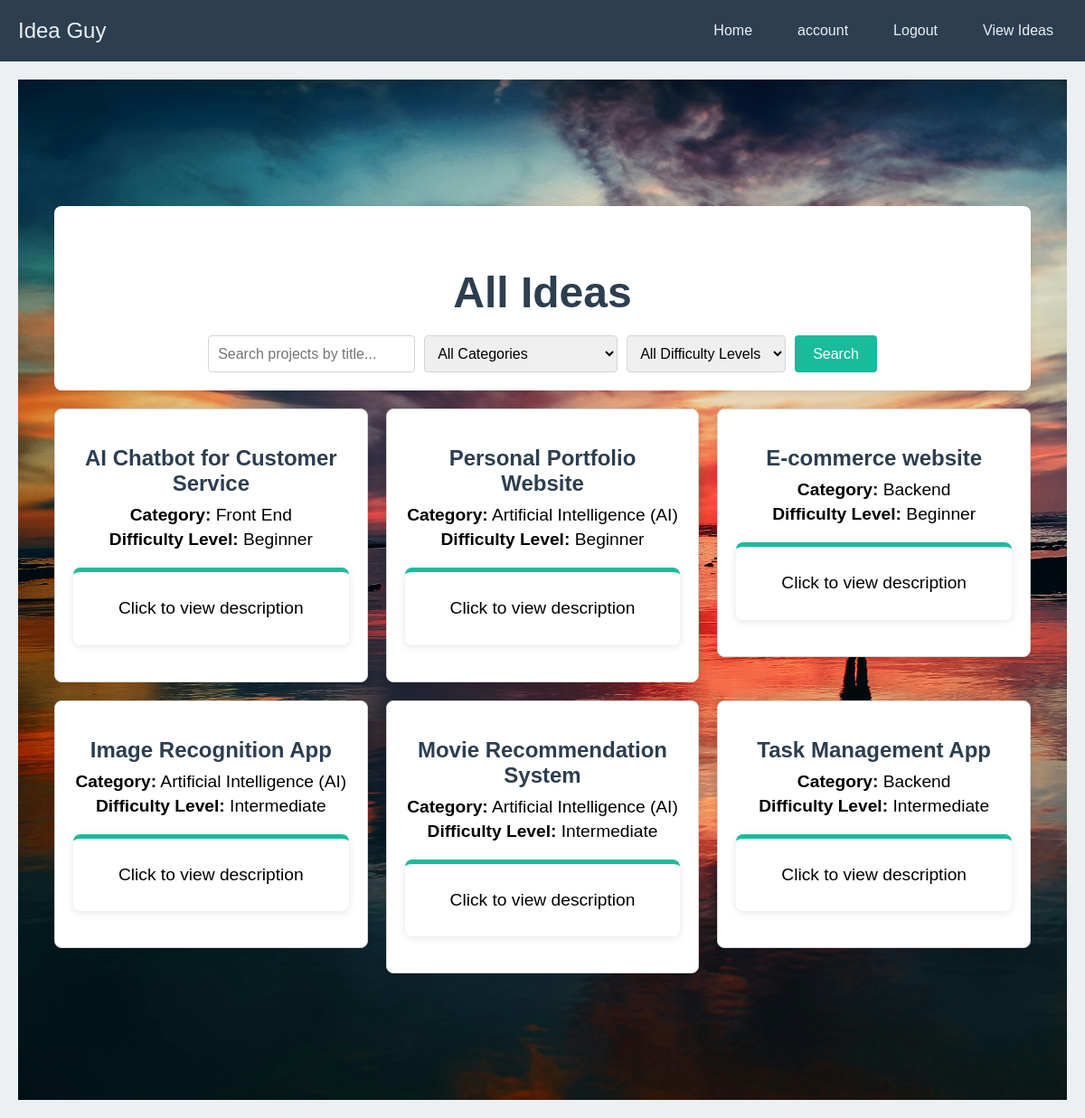
The page /all_ideas (signed in) on the database its author committed.
### the_idea/models.py (models this page shows, shortened)
class Projects(db.Model):
    project_id = db.Column(db.String(20), primary_key=True)
    title = db.Column(db.String(80), nullable=False)
    difficulty_level = db.Column(db.String(50), nullable=False)
    category = db.Column(db.String(50), nullable=False)
    description = db.Column(db.Text, nullable=False)
    category_id = db.Column(db.Integer, db.ForeignKey('categories.category_id'), nullable=False)
    user_id = db.Column(db.String(20), db.ForeignKey('users.id'), nullable=False)
    created_at = db.Column(db.DateTime, default=db.func.current_timestamp())
    updated_at = db.Column(db.DateTime, default=db.func.current_timestamp())

### the_idea/routes.py (the view, shortened to what this page needs)
@app.route('/all_ideas', methods = ['GET', 'POST'])
def all_ideas():
    projects = Projects.query.all()
    categories = Categories.query.all()
    form = SearchForm()
    return render_template('all_ideas.html', projects = projects, form = form, categories=categories, title = 'All Ideas')

### the_idea/forms.py
class SearchForm(FlaskForm):
    search_bar = StringField('Search')
    category_filter = SelectField('Category', choices=[('All Categories','All Categories')] + [(category.category_id, category.category_name) for category in Categories.query.all()], validators=[DataRequired()])
    difficulty_filter = SelectField('Difficulty Level', choices=[('All Difficulty Levels','All Difficulty Levels'), ('Beginner', 'Beginner'), ('Intermediate', 'Intermediate'), ('Advanced', 'Advanced')], validators=[DataRequired()])
    submit = SubmitField('Search')

### the_idea/models.py (called while the page is built)
@login_manager.user_loader
def load_user(user_id):
    return Users.query.get(user_id)

### the_idea/templates/all_ideas.html (shortened to what this page needs)
{% extends "layout.html" %}
{% block content %}
<head>
    <link rel="stylesheet" href="{{ url_for('static', filename='css/all_ideas.css') }}">
</head>
<main>
    <section class="search-container">
        <h1>{{ title }}</h1>
        <form method="POST" action="{{ url_for('all_ideas') }}">
            <div class="search-filters">
                {{ form.search_bar(class="form-control", id="search-bar", placeholder="Search projects by title...") }}
                {{ form.category_filter(class="form-control", id="category-filter") }}
                {{ form.difficulty_filter(class="form-control", id="difficulty-filter") }}
                {{ form.submit(class="btn", id="search-button") }}
            </div>
        </form>
    </section>
    <section class="projects-container">
        {% for project in projects %}
        <a href="{{ url_for('description', project_id=project.project_id) }}" class="project-card-link">
            <article class="project-card">
                <h2>{{ project.title }}</h2>
                <p><strong>Category:</strong> {{ project.category }}</p>
                <p><strong>Difficulty Level:</strong> {{ project.difficulty_level }}</p>
                <div class="project-description-container">
                    <p class="project-description">Click to view description</p>
                </div>
            </article>
        </a>
        {% endfor %}
    </section>
</main>
{% endblock %}

### the_idea/static/css/home.css (style rules this page uses)
body { font-family: Arial, sans-serif; margin: 0; background-color: #ECF0F1; color: #2C3E50; margin-top: auto; }
.hero h1 { font-size: 3em; margin-bottom: 10px; animation: slideInLeft 1s ease-in-out; }
.hero p { font-size: 1.2em; margin-bottom: 20px; animation: slideInRight 1s ease-in-out; }
.btn { background-color: #18BC9C; color: #ECF0F1; padding: 15px 30px; text-decoration: none; border-radius: 5px; font-size: 1.2em; transition: background-color 0.3s; animation: zoomIn 1.5s ease-in-out; }

### the_idea/static/css/all_ideas.css (style rules this page uses)
main { padding: 20px; }
.search-container { max-width: 1200px; margin: 20px auto; background-color: #FFFFFF; border-radius: 8px; box-shadow: 0 2px 10px rgba(0, 0, 0, 0.1); padding: 20px; text-align: center; }
.search-container h1 { margin-bottom: 20px; color: #2C3E50; }
.search-filters { display: flex; flex-wrap: wrap; justify-content: center; gap: 10px; }
.search-filters input, .search-filters select { padding: 10px; border: 1px solid #D5D5D5; border-radius: 4px; font-size: 1em; }
#search-button { padding: 10px 20px; background-color: #18BC9C; color: #FFFFFF; border: none; border-radius: 4px; cursor: pointer; transition: background-color 0.3s; }
.project-description-container { max-width: 1200px; margin: 20px auto; background-color: #FFFFFF; border-radius: 8px; box-shadow: 0 2px 10px rgba(0, 0, 0, 0.1); padding: 20px; border-top: 5px solid #18BC9C; }
.projects-container { max-width: 1200px; margin: 20px auto; display: grid; grid-template-columns: repeat(auto-fill, minmax(300px, 1fr)); gap: 20px; }
.project-card { background-color: #FFFFFF; border: 1px solid #D5D5D5; border-radius: 8px; box-shadow: 0 2px 10px rgba(0, 0, 0, 0.1); padding: 20px; }
.project-card h2 { font-size: 1.5em; color: #2C3E50; margin-bottom: 10px; }
.project-card p { margin: 5px 0; color: black; }
.project-description { color: #666; line-height: 1.6; }
.project-card-link { text-decoration: none; color: inherit; }

### rows shown on the page
Projects: title "AI Chatbot for Customer Service", category "Front End", difficulty_level "Beginner"
Projects: title "Personal Portfolio Website", category "Artificial Intelligence (AI)", difficulty_level "Beginner"
Projects: title "E-commerce website", category "Backend", difficulty_level "Beginner"
Projects: title "Image Recognition App", category "Artificial Intelligence (AI)", difficulty_level "Intermediate"
Projects: title "Movie Recommendation System", category "Artificial Intelligence (AI)", difficulty_level "Intermediate"
Projects: title "Task Management App", category "Backend", difficulty_level "Intermediate"

### other values the page prints
{{ title }} "All Ideas"
